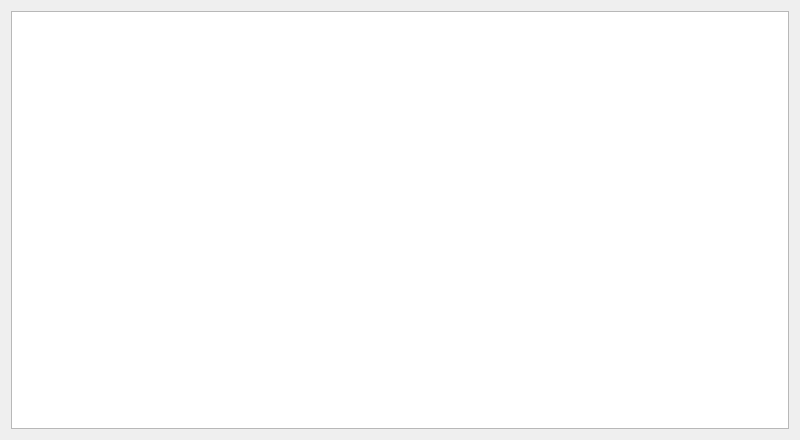
<?xml version="1.0" encoding="UTF-8"?>
<ui version="4.0">
 <class>Form</class>
 <widget class="QWidget" name="Form">
  <property name="geometry">
   <rect>
    <x>0</x>
    <y>0</y>
    <width>800</width>
    <height>440</height>
   </rect>
  </property>
  <property name="windowTitle">
   <string>Form</string>
  </property>
  <layout class="QVBoxLayout" name="verticalLayout">
   <item>
    <layout class="QGridLayout" name="gridLayout">
     <item row="0" column="0">
      <widget class="QTextEdit" name="console"/>
     </item>
    </layout>
   </item>
  </layout>
 </widget>
 <resources/>
 <connections/>
</ui>
